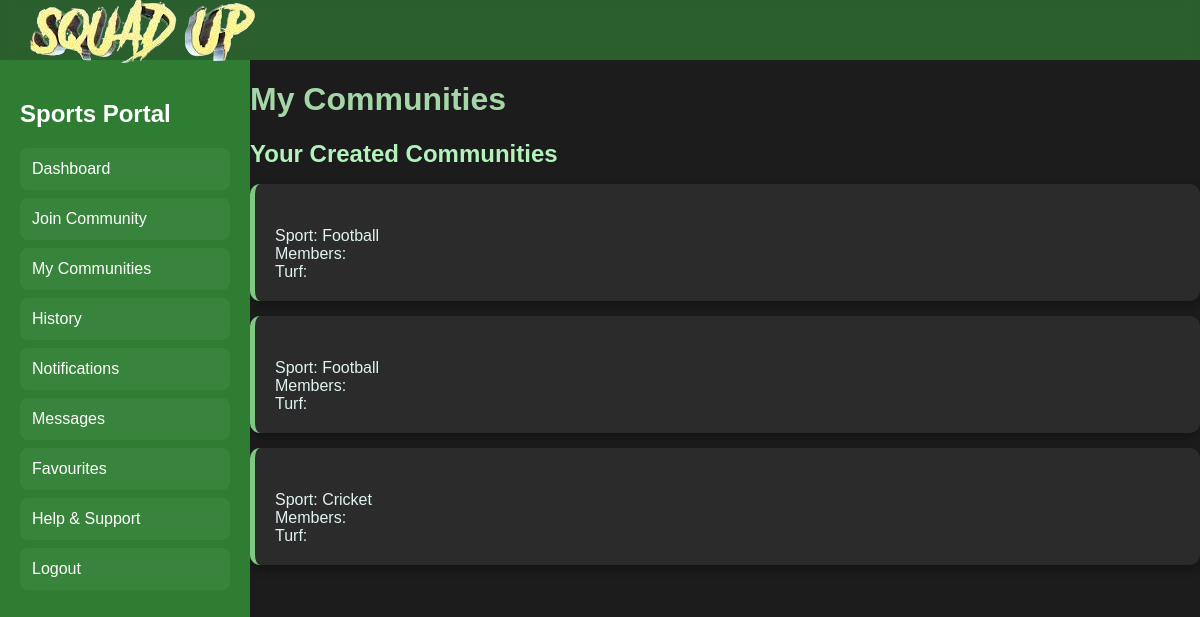
The page /my_communities (signed in) on the database its author committed.
### models.py (models this page shows, shortened)
class Community(db.Model):
    id = db.Column(db.Integer, primary_key=True)
    team_name = db.Column(db.String(100), nullable=True)  # Auto-generated if empty
    sport = db.Column(db.String(50), nullable=False)
    max_players = db.Column(db.Integer, nullable=False, default=12)
    turf_id = db.Column(db.Integer, db.ForeignKey('turf.id'), nullable=False)
    owner_id = db.Column(db.Integer, db.ForeignKey('user.id'), nullable=False)
    status = db.Column(db.String(20), default="active")  # "active" or "closed"
    turf = db.relationship('Turf', backref='communities')
    players = db.relationship('CommunityPlayers', backref='community', lazy=True, cascade="all, delete-orphan")
    __table_args__ = (db.UniqueConstraint('team_name', 'status', name='unique_active_team_name'),)

### app.py (the view)
@app.route('/my_communities')
@login_required
def my_communities():
    user_id = session['user_id']
    if not user_id:
        flash("You need to log in first!", 'warning')
        return redirect(url_for('login'))
    communities = Community.query.filter_by(owner_id=user_id).all()  # Assuming a Community model
    return render_template('my_communities.html', my_communities=communities)

### app.py (called while the page is built)
def login_required(f):
    @wraps(f)
    def decorated_function(*args, **kwargs):
        if 'user_id' not in session:
            flash("You need to log in first!", "danger")
            return redirect(url_for('login'))
        return f(*args, **kwargs)
    return decorated_function

@app.before_request
def page_last_visited():
    excluded_routes = ['login', 'logout', 'static', 'register']
    if request.endpoint not in excluded_routes and request.method == 'GET':
        session['page_last_visited_url'] = request.path

### templates/my_communities.html (shortened to what this page needs)
<!DOCTYPE html>
<html lang="en">
<head>
    <link href="https://cdnjs.cloudflare.com/ajax/libs/font-awesome/6.4.0/css/all.min.css" rel="stylesheet">
</head>
<body>
    <div class="header">
        <div class="logo"><img class="squadUp-logo" src="/static/squadUp-logo.png" alt="Squad Up Logo"></div>
    </div>
    <div class="sidebar">
        <h2>Sports Portal</h2>
        <a href="{{ url_for('player_dashboard') }}">Dashboard</a>
        <a href="{{ url_for('join_community') }}">Join Community</a>
        <a href="{{ url_for('my_communities') }}">My Communities</a>
        <a href="#">History</a>
        <a href="#">Notifications</a>
        <a href="#">Messages</a>
        <a href="#">Favourites</a>
        <a href="#">Help & Support</a>
        <a href="{{ url_for('logout') }}">Logout</a>
    </div>
    <div class="content">
        <h1>My Communities</h1>
        <div class="section">
            <h2>Your Created Communities</h2>
            <ul>
                {% for community in my_communities %}
                <li>
                    <strong>{{ community.name }}</strong><br>
                    Sport: {{ community.sport }}<br>
                    Members: {{ community.members_count }}<br>
                    Turf: {{ community.turf_name }}<br>
                </li>
                {% endfor %}
            </ul>
        </div>
    </div>
</body>
</html>

### templates/my_communities.html (style rules this page uses)
body { font-family: 'Arial', sans-serif; background-color: #1c1c1c; color: #ffffff; margin: 0; padding: 0; }
.header { background-color: rgba(56, 142, 60, 0.598); color: white; padding: 10px 30px; display: flex; align-items: center; justify-content: space-between; position: fixed; top: 0; left: 0; width: 100%; z-index: 1000; height: 40px; backdrop-filter: blur(8px); }
.sidebar { width: 250px; background-color: #2e7d32; color: white; height: calc(100vh - 60px); padding: 20px; box-sizing: border-box; position: fixed; top: 60px; left: 0; transition: width 0.3s ease; overflow-x: hidden; }
.sidebar a { display: block; color: white; text-decoration: none; padding: 12px; font-size: 16px; border-radius: 8px; margin-bottom: 8px; background-color: rgba(255, 255, 255, 0.05); transition: background-color 0.3s ease, transform 0.2s ease; }
.content { margin-left: 250px; padding-top: 60px; }
h1 { color: #a5d6a7; }
.section { margin-bottom: 40px; }
.section h2 { color: #b2f2bb; margin-bottom: 15px; }
ul { list-style-type: none; padding: 0; }
li { background-color: #2b2b2b; border-radius: 10px; box-shadow: 0 4px 10px rgba(0, 0, 0, 0.3); margin-bottom: 15px; padding: 20px; color: #e0f2f1; border-left: 5px solid #81c784; }

### rows shown on the page
Community: sport "Football"
Community: sport "Football"
Community: sport "Cricket"
